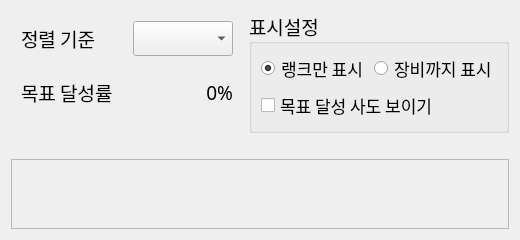
    <widget class="QWidget" name="widget" native="true">
     <property name="sizePolicy">
      <sizepolicy hsizetype="Preferred" vsizetype="Preferred">
       <horstretch>0</horstretch>
       <verstretch>3</verstretch>
      </sizepolicy>
     </property>
     <layout class="QVBoxLayout" name="verticalLayout_4">
      <item>
       <layout class="QHBoxLayout" name="horizontalLayout_6">
        <item>
         <widget class="QWidget" name="widget_13" native="true">
          <layout class="QGridLayout" name="gridLayout_2">
           <property name="leftMargin">
            <number>10</number>
           </property>
           <property name="topMargin">
            <number>10</number>
           </property>
           <property name="rightMargin">
            <number>10</number>
           </property>
           <property name="bottomMargin">
            <number>10</number>
           </property>
           <property name="horizontalSpacing">
            <number>20</number>
           </property>
           <property name="verticalSpacing">
            <number>5</number>
           </property>
           <item row="0" column="0">
            <widget class="QLabel" name="label">
             <property name="sizePolicy">
              <sizepolicy hsizetype="Minimum" vsizetype="Preferred">
               <horstretch>0</horstretch>
               <verstretch>0</verstretch>
              </sizepolicy>
             </property>
             <property name="font">
              <font>
               <family>ONE Mobile POP</family>
               <pointsize>14</pointsize>
              </font>
             </property>
             <property name="text">
              <string>정렬 기준</string>
             </property>
            </widget>
           </item>
           <item row="0" column="1">
            <widget class="QComboBox" name="goal_list">
             <property name="sizePolicy">
              <sizepolicy hsizetype="Expanding" vsizetype="Fixed">
               <horstretch>0</horstretch>
               <verstretch>0</verstretch>
              </sizepolicy>
             </property>
             <property name="minimumSize">
              <size>
               <width>0</width>
               <height>25</height>
              </size>
             </property>
             <property name="font">
              <font>
               <family>ONE Mobile POP</family>
               <pointsize>14</pointsize>
              </font>
             </property>
            </widget>
           </item>
           <item row="1" column="0">
            <widget class="QLabel" name="goal_rate_label_left">
             <property name="sizePolicy">
              <sizepolicy hsizetype="Minimum" vsizetype="Preferred">
               <horstretch>0</horstretch>
               <verstretch>0</verstretch>
              </sizepolicy>
             </property>
             <property name="font">
              <font>
               <family>ONE Mobile POP</family>
               <pointsize>14</pointsize>
              </font>
             </property>
             <property name="text">
              <string>목표 달성률</string>
             </property>
            </widget>
           </item>
           <item row="1" column="1">
            <widget class="QLabel" name="goal_rate_label_right">
             <property name="sizePolicy">
              <sizepolicy hsizetype="Minimum" vsizetype="Preferred">
               <horstretch>0</horstretch>
               <verstretch>0</verstretch>
              </sizepolicy>
             </property>
             <property name="font">
              <font>
               <family>ONE Mobile POP</family>
               <pointsize>14</pointsize>
              </font>
             </property>
             <property name="text">
              <string>0%</string>
             </property>
             <property name="alignment">
              <set>Qt::AlignRight|Qt::AlignTrailing|Qt::AlignVCenter</set>
             </property>
            </widget>
           </item>
          </layout>
         </widget>
        </item>
        <item>
         <widget class="QGroupBox" name="groupBox_2">
          <property name="font">
           <font>
            <family>ONE Mobile POP</family>
            <pointsize>14</pointsize>
           </font>
          </property>
          <property name="title">
           <string>표시설정</string>
          </property>
          <layout class="QGridLayout" name="gridLayout">
           <item row="0" column="0">
            <widget class="QRadioButton" name="radio_equip_hide">
             <property name="font">
              <font>
               <family>ONE Mobile POP</family>
               <pointsize>13</pointsize>
              </font>
             </property>
             <property name="text">
              <string>랭크만 표시</string>
             </property>
             <property name="checked">
              <bool>true</bool>
             </property>
            </widget>
           </item>
           <item row="0" column="1">
            <widget class="QRadioButton" name="radio_equip_show">
             <property name="font">
              <font>
               <family>ONE Mobile POP</family>
               <pointsize>13</pointsize>
              </font>
             </property>
             <property name="text">
              <string>장비까지 표시</string>
             </property>
            </widget>
           </item>
           <item row="1" column="0" colspan="2">
            <widget class="QCheckBox" name="check_show_completed">
             <property name="font">
              <font>
               <family>ONE Mobile POP</family>
               <pointsize>13</pointsize>
              </font>
             </property>
             <property name="text">
              <string>목표 달성 사도 보이기</string>
             </property>
            </widget>
           </item>
          </layout>
         </widget>
        </item>
       </layout>
      </item>
      <item>
       <spacer name="verticalSpacer">
        <property name="orientation">
         <enum>Qt::Vertical</enum>
        </property>
        <property name="sizeType">
         <enum>QSizePolicy::Fixed</enum>
        </property>
        <property name="sizeHint" stdset="0">
         <size>
          <width>20</width>
          <height>20</height>
         </size>
        </property>
       </spacer>
      </item>
      <item>
       <widget class="QScrollArea" name="equip_abstract_scrolls">
        <property name="font">
         <font>
          <family>ONE Mobile POP</family>
          <pointsize>13</pointsize>
         </font>
        </property>
        <property name="widgetResizable">
         <bool>true</bool>
        </property>
        <widget class="QWidget" name="scroll_container">
         <property name="geometry">
          <rect>
           <x>0</x>
           <y>0</y>
           <width>762</width>
           <height>206</height>
          </rect>
         </property>
        </widget>
       </widget>
      </item>
     </layout>
    </widget>
